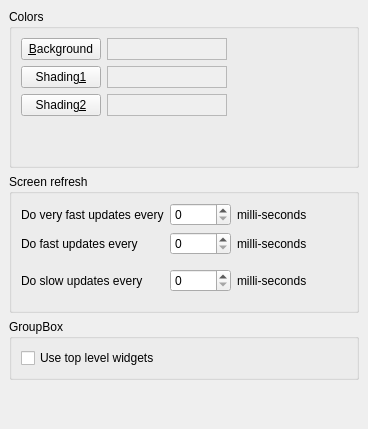
     <widget class="QWidget" name="tab_4" >
      <attribute name="title" >
       <string>Display</string>
      </attribute>
      <layout class="QVBoxLayout" >
       <property name="margin" >
        <number>9</number>
       </property>
       <property name="spacing" >
        <number>6</number>
       </property>
       <item>
        <widget class="QGroupBox" name="colorsGroupBox" >
         <property name="title" >
          <string>Colors</string>
         </property>
         <layout class="QGridLayout" >
          <property name="margin" >
           <number>9</number>
          </property>
          <property name="spacing" >
           <number>6</number>
          </property>
          <item row="2" column="1" >
           <widget class="QFrame" name="shading2Color" >
            <property name="minimumSize" >
             <size>
              <width>120</width>
              <height>16</height>
             </size>
            </property>
            <property name="autoFillBackground" >
             <bool>true</bool>
            </property>
            <property name="frameShape" >
             <enum>QFrame::StyledPanel</enum>
            </property>
            <property name="frameShadow" >
             <enum>QFrame::Sunken</enum>
            </property>
           </widget>
          </item>
          <item row="1" column="1" >
           <widget class="QFrame" name="shading1Color" >
            <property name="minimumSize" >
             <size>
              <width>120</width>
              <height>16</height>
             </size>
            </property>
            <property name="autoFillBackground" >
             <bool>true</bool>
            </property>
            <property name="frameShape" >
             <enum>QFrame::StyledPanel</enum>
            </property>
            <property name="frameShadow" >
             <enum>QFrame::Sunken</enum>
            </property>
           </widget>
          </item>
          <item row="0" column="1" >
           <widget class="QFrame" name="theBackgroundColor" >
            <property name="minimumSize" >
             <size>
              <width>120</width>
              <height>16</height>
             </size>
            </property>
            <property name="autoFillBackground" >
             <bool>true</bool>
            </property>
            <property name="frameShape" >
             <enum>QFrame::StyledPanel</enum>
            </property>
            <property name="frameShadow" >
             <enum>QFrame::Sunken</enum>
            </property>
           </widget>
          </item>
          <item row="2" column="2" >
           <spacer>
            <property name="orientation" >
             <enum>Qt::Horizontal</enum>
            </property>
            <property name="sizeHint" >
             <size>
              <width>40</width>
              <height>20</height>
             </size>
            </property>
           </spacer>
          </item>
          <item row="1" column="2" >
           <spacer>
            <property name="orientation" >
             <enum>Qt::Horizontal</enum>
            </property>
            <property name="sizeHint" >
             <size>
              <width>40</width>
              <height>20</height>
             </size>
            </property>
           </spacer>
          </item>
          <item row="0" column="2" >
           <spacer>
            <property name="orientation" >
             <enum>Qt::Horizontal</enum>
            </property>
            <property name="sizeHint" >
             <size>
              <width>40</width>
              <height>20</height>
             </size>
            </property>
           </spacer>
          </item>
          <item row="0" column="0" >
           <widget class="QPushButton" name="backgroundButton" >
            <property name="text" >
             <string>&amp;Background</string>
            </property>
            <property name="shortcut" >
             <string>Alt+B</string>
            </property>
           </widget>
          </item>
          <item row="1" column="0" >
           <widget class="QPushButton" name="shading1Button" >
            <property name="text" >
             <string>Shading&amp;1</string>
            </property>
            <property name="shortcut" >
             <string>Alt+1</string>
            </property>
           </widget>
          </item>
          <item row="2" column="0" >
           <widget class="QPushButton" name="shading2Button" >
            <property name="text" >
             <string>Shading&amp;2</string>
            </property>
            <property name="shortcut" >
             <string>Alt+2</string>
            </property>
           </widget>
          </item>
          <item row="3" column="2" >
           <spacer>
            <property name="orientation" >
             <enum>Qt::Vertical</enum>
            </property>
            <property name="sizeHint" >
             <size>
              <width>20</width>
              <height>40</height>
             </size>
            </property>
           </spacer>
          </item>
         </layout>
        </widget>
       </item>
       <item>
        <widget class="QGroupBox" name="screenRefreshGroup" >
         <property name="title" >
          <string>Screen refresh</string>
         </property>
         <layout class="QGridLayout" >
          <property name="margin" >
           <number>9</number>
          </property>
          <property name="spacing" >
           <number>6</number>
          </property>
          <item row="2" column="1" >
           <widget class="QSpinBox" name="slowUpdateSpeed" >
            <property name="toolTip" >
             <string>&lt;qt>This is how often most widgets are updated. e.g. the pitch contour. A smaller value requires more CPU time. 100 is reasonable for a 1GHz machine.&lt;/qt></string>
            </property>
            <property name="maximum" >
             <number>99999</number>
            </property>
           </widget>
          </item>
          <item row="1" column="1" >
           <widget class="QSpinBox" name="fastUpdateSpeed" >
            <property name="toolTip" >
             <string>&lt;qt>This is how often the smoothest widgets are updated. e.g. the tuner dial. A smaller value requires more CPU time. 50 is reasonable for a 1GHz machine.&lt;/qt></string>
            </property>
            <property name="maximum" >
             <number>99999</number>
            </property>
           </widget>
          </item>
          <item row="0" column="1" >
           <widget class="QSpinBox" name="veryFastUpdateSpeed" >
            <property name="toolTip" >
             <string>&lt;qt>This is how often the vibrato widgets are updated. A smaller value requires more CPU time. 25 is reasonable for a 1GHz machine.&lt;/qt></string>
            </property>
            <property name="maximum" >
             <number>99999</number>
            </property>
           </widget>
          </item>
          <item row="0" column="0" >
           <widget class="QLabel" name="veryFastUpdateLabel" >
            <property name="text" >
             <string>Do very fast updates every</string>
            </property>
           </widget>
          </item>
          <item row="0" column="2" >
           <widget class="QLabel" name="milliSecondsLabel3" >
            <property name="text" >
             <string>milli-seconds</string>
            </property>
           </widget>
          </item>
          <item row="0" column="3" >
           <spacer>
            <property name="orientation" >
             <enum>Qt::Horizontal</enum>
            </property>
            <property name="sizeHint" >
             <size>
              <width>40</width>
              <height>20</height>
             </size>
            </property>
           </spacer>
          </item>
          <item row="1" column="0" >
           <widget class="QLabel" name="fastUpdateLabel" >
            <property name="text" >
             <string>Do fast updates every</string>
            </property>
           </widget>
          </item>
          <item row="1" column="2" >
           <widget class="QLabel" name="milliSecondsLabel1" >
            <property name="text" >
             <string>milli-seconds</string>
            </property>
           </widget>
          </item>
          <item row="1" column="3" >
           <spacer>
            <property name="orientation" >
             <enum>Qt::Horizontal</enum>
            </property>
            <property name="sizeHint" >
             <size>
              <width>40</width>
              <height>20</height>
             </size>
            </property>
           </spacer>
          </item>
          <item row="2" column="0" >
           <widget class="QLabel" name="slowUpdateLabel" >
            <property name="text" >
             <string>Do slow updates every</string>
            </property>
           </widget>
          </item>
          <item row="2" column="2" >
           <widget class="QLabel" name="milliSecondsLabel2" >
            <property name="text" >
             <string>milli-seconds</string>
            </property>
           </widget>
          </item>
          <item row="2" column="3" >
           <spacer>
            <property name="orientation" >
             <enum>Qt::Horizontal</enum>
            </property>
            <property name="sizeHint" >
             <size>
              <width>40</width>
              <height>20</height>
             </size>
            </property>
           </spacer>
          </item>
          <item row="2" column="1" >
           <spacer>
            <property name="orientation" >
             <enum>Qt::Vertical</enum>
            </property>
            <property name="sizeHint" >
             <size>
              <width>20</width>
              <height>40</height>
             </size>
            </property>
           </spacer>
          </item>
         </layout>
        </widget>
       </item>
       <item>
        <widget class="QGroupBox" name="windowOptionsGroupBox" >
         <property name="title" >
          <string>GroupBox</string>
         </property>
         <layout class="QHBoxLayout" >
          <property name="margin" >
           <number>9</number>
          </property>
          <property name="spacing" >
           <number>6</number>
          </property>
          <item>
           <widget class="QCheckBox" name="useTopLevelWidgets" >
            <property name="text" >
             <string>Use top level widgets</string>
            </property>
           </widget>
          </item>
          <item>
           <spacer>
            <property name="orientation" >
             <enum>Qt::Horizontal</enum>
            </property>
            <property name="sizeHint" >
             <size>
              <width>40</width>
              <height>20</height>
             </size>
            </property>
           </spacer>
          </item>
         </layout>
        </widget>
       </item>
       <item>
        <spacer>
         <property name="orientation" >
          <enum>Qt::Vertical</enum>
         </property>
         <property name="sizeHint" >
          <size>
           <width>20</width>
           <height>40</height>
          </size>
         </property>
        </spacer>
       </item>
      </layout>
     </widget>
